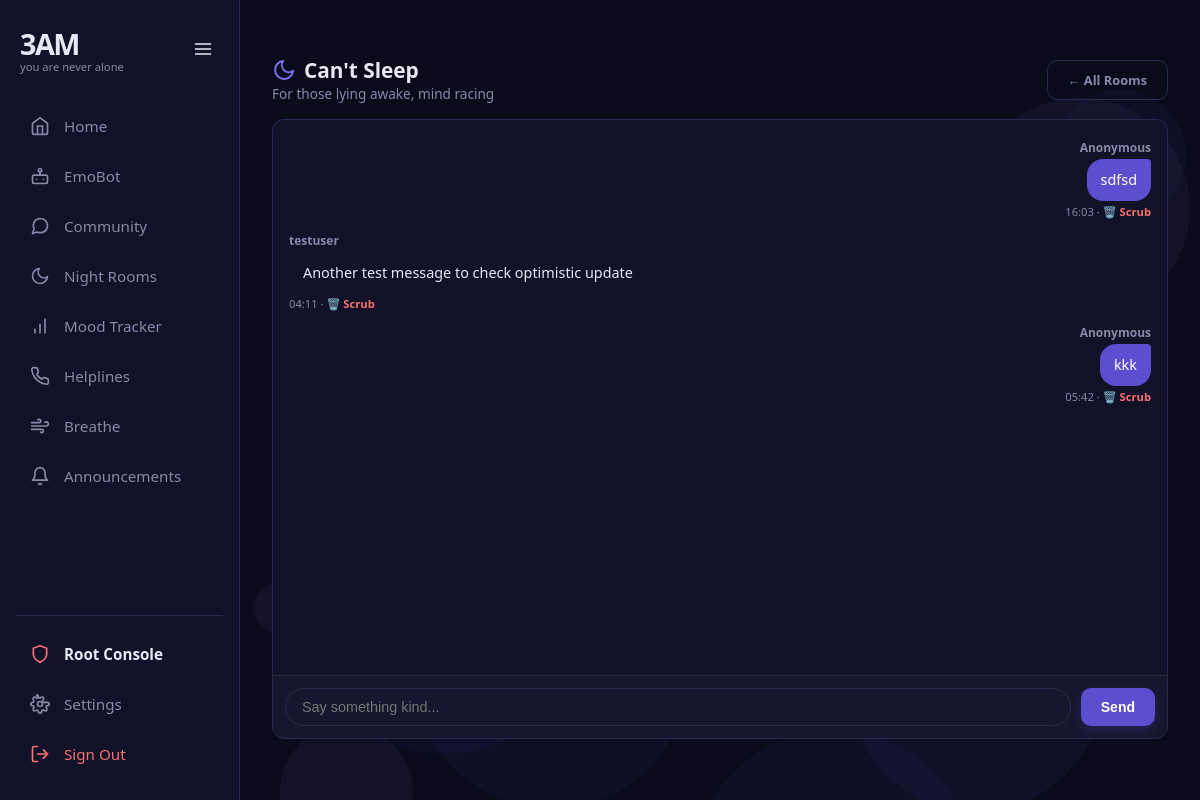
The page /chat/1 (signed in) on the database as committed earlier.
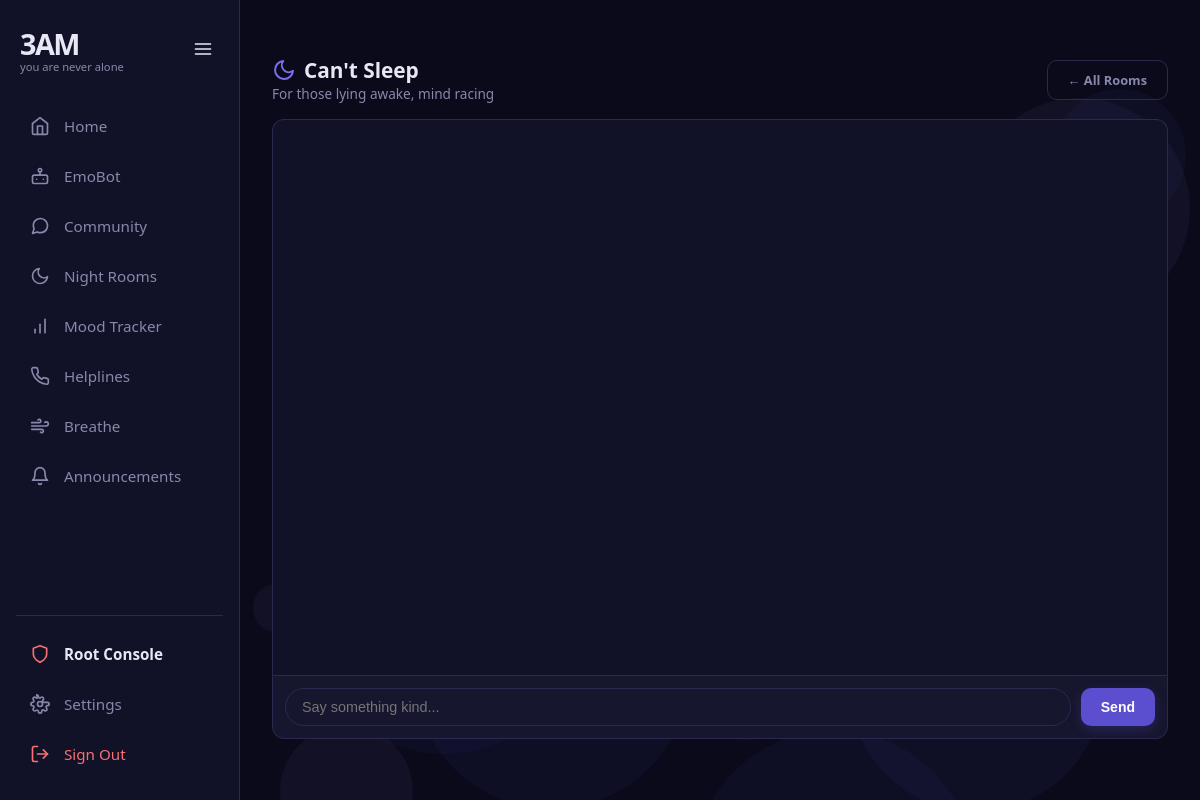
The same page on the database as committed later.
### app/models.py (models this page shows, shortened)
class ChatRoom(db.Model):
    __tablename__ = "chat_rooms"
    id          = db.Column(db.Integer, primary_key=True)
    name        = db.Column(db.String(100), nullable=False)
    topic       = db.Column(db.String(50), nullable=False)
    description = db.Column(db.String(300), nullable=True)
    is_active   = db.Column(db.Boolean, default=True)

class ChatMessage(db.Model):
    __tablename__ = "chat_messages"
    id           = db.Column(db.Integer, primary_key=True)
    room_id      = db.Column(db.Integer, db.ForeignKey("chat_rooms.id"), nullable=False)
    user_id      = db.Column(db.Integer, db.ForeignKey("users.id"), nullable=False)
    message      = db.Column(db.Text, nullable=False)
    is_anonymous = db.Column(db.Boolean, default=False)
    timestamp    = db.Column(db.DateTime, default=datetime.utcnow)
    user      = db.relationship("User", foreign_keys=[user_id])

class User(UserMixin, db.Model):
    __tablename__ = "users"
    id             = db.Column(db.Integer, primary_key=True)
    username       = db.Column(db.String(80), unique=True, nullable=False)
    email          = db.Column(db.String(120), unique=True, nullable=False)
    password_hash  = db.Column(db.String(255), nullable=False)
    is_anonymous_mode = db.Column(db.Boolean, default=False)
    is_admin       = db.Column(db.Boolean, default=False)
    created_at     = db.Column(db.DateTime, default=datetime.utcnow)
    last_active    = db.Column(db.DateTime, default=datetime.utcnow)
    checkin_streak = db.Column(db.Integer, default=0)
    last_checkin   = db.Column(db.Date, nullable=True)
    moods    = db.relationship("Mood", backref="user", lazy=True)
    posts    = db.relationship("Post", backref="user", lazy=True)

### app/routes/chat.py (the view)
@chat_bp.route("/chat/<int:room_id>")
@login_required
def chat_room(room_id):
    room = ChatRoom.query.get_or_404(room_id)
    history = (
        ChatMessage.query
        .filter_by(room_id=room_id)
        .order_by(ChatMessage.timestamp.asc())
        .limit(50)
        .all()
    )
    return render_template("chat_room.html", room=room, history=history)

### app/__init__.py (called while the page is built)
@login_manager.user_loader
def load_user(user_id):
    from app.models import User
    return User.query.get(int(user_id))

### app/templates/chat_room.html (shortened to what this page needs)
{% extends "base.html" %}
{% block content %}
<div style="display:flex; justify-content:space-between;
            align-items:center; margin-bottom:16px;">
  <div>
    <h1 style="font-size:1.3rem; font-weight:700; display:flex; align-items:center; gap:8px;">
      <svg viewBox="0 0 24 24" fill="none" class="nav-icon" style="width:24px;height:24px;color:var(--purple);" stroke="currentColor" stroke-linecap="round" stroke-linejoin="round"><path d="M21 12.79A9 9 0 1 1 11.21 3 7 7 0 0 0 21 12.79z"></path></svg>
      {{ room.name }}
    </h1>
    <p style="color:var(--muted); font-size:0.85rem;">{{ room.description }}</p>
  </div>
  <a href="/chat" class="btn btn-ghost" style="font-size:0.8rem;">
    ← All Rooms
  </a>
</div>
<div class="room-layout">
  <div class="room-messages" id="roomMessages">
    {% for msg in history %}
    <div class="chat-msg {% if msg.user_id == current_user.id %}mine{% else %}theirs{% endif %}">
      <div class="chat-meta" style="margin-bottom:3px; font-weight:600; font-size:0.75rem;">
        {% if msg.is_anonymous %}Anonymous{% else %}{{ msg.user.username }}{% endif %}
      </div>
      <div class="chat-bubble">{{ msg.message }}</div>
      <div class="chat-meta">
        {{ msg.timestamp.strftime('%H:%M') }}
        {% if current_user.is_admin %}
        · <span onclick="window.deleteAdminChat('{{ msg.id }}', this)" style="color:var(--red); cursor:pointer; font-weight:700;">🗑️ Scrub</span>
        {% endif %}
      </div>
    </div>
    {% endfor %}
  </div>
  <div class="room-input">
    <input type="text" id="roomInput"
           placeholder="Say something kind..."
           autocomplete="off" maxlength="500">
    <button class="btn btn-primary" id="sendBtn" onclick="sendMsg()">Send</button>
  </div>
</div>
{% endblock %}

### app/templates/base.html (shortened to what this page needs)
<!DOCTYPE html>
<html lang="en">
<head>
  {% set show_sidebar = request.endpoint not in ['auth.login', 'auth.register'] %}
</head>
<div id="globalBg" style="position:fixed; top:0; left:0; width:100%;
     height:100%; pointer-events:none; z-index:-1; overflow:hidden;"></div>
<body>
  {% if show_sidebar %}
  <nav class="sidebar" id="sidebar">
    <div class="brand-header">
      <a href="/" class="logo" style="text-decoration: none; color: inherit; display: block;">
        3AM <br><span>you are never alone</span>
      </a>
      <button class="menu-toggle" id="insideToggle"
        style="border:none; width:32px; height:32px; background:transparent;">
        <svg viewBox="0 0 24 24" fill="none" stroke="currentColor" class="nav-icon" stroke-linecap="round"
          stroke-linejoin="round">
          <line x1="3" y1="12" x2="21" y2="12"></line>
          <line x1="3" y1="6" x2="21" y2="6"></line>
          <line x1="3" y1="18" x2="21" y2="18"></line>
        </svg>
      </button>
    </div>
    <a href="/" class="nav-link">
      <svg viewBox="0 0 24 24" fill="none" class="nav-icon" stroke="currentColor" stroke-linecap="round"
        stroke-linejoin="round">
        <path d="M3 9l9-7 9 7v11a2 2 0 0 1-2 2H5a2 2 0 0 1-2-2z"></path>
        <polyline points="9 22 9 12 15 12 15 22"></polyline>
      </svg>
      <span class="nav-text">Home</span>
    </a>
    <a href="/emobot" class="nav-link">
      <span class="nav-text">EmoBot</span>
    </a>
    <a href="/feed" class="nav-link">
      <span class="nav-text">Community</span>
    </a>
    <a href="/chat" class="nav-link">
      <svg viewBox="0 0 24 24" fill="none" class="nav-icon" stroke="currentColor" stroke-linecap="round"
        stroke-linejoin="round">
        <path d="M21 12.79A9 9 0 1 1 11.21 3 7 7 0 0 0 21 12.79z"></path>
      </svg>
      <span class="nav-text">Night Rooms</span>
    </a>
    <a href="/mood" class="nav-link">
      <svg viewBox="0 0 24 24" fill="none" class="nav-icon" stroke="currentColor" stroke-linecap="round"
        stroke-linejoin="round">
        <line x1="12" y1="20" x2="12" y2="10"></line>
        <line x1="18" y1="20" x2="18" y2="4"></line>
        <line x1="6" y1="20" x2="6" y2="16"></line>
      </svg>
      <span class="nav-text">Mood Tracker</span>
    </a>
    <a href="/helplines" class="nav-link">
      <span class="nav-text">Helplines</span>
    </a>
    <a href="/breathing" class="nav-link">
      <svg viewBox="0 0 24 24" fill="none" class="nav-icon" stroke="currentColor" stroke-linecap="round"
        stroke-linejoin="round">
        <path d="M9.59 4.59A2 2 0 1 1 11 8H2m10.59 11.41A2 2 0 1 0 14 16H2m15.73-8.27A2.5 2.5 0 1 1 19.5 12H2"></path>
      </svg>
      <span class="nav-text">Breathe</span>
    </a>
    <a href="/announcements" class="nav-link">
      <svg viewBox="0 0 24 24" fill="none" class="nav-icon" stroke="currentColor" stroke-linecap="round"
        stroke-linejoin="round">
        <path d="M18 8A6 6 0 0 0 6 8c0 7-3 9-3 9h18s-3-2-3-9"></path>
        <path d="M13.73 21a2 2 0 0 1-3.46 0"></path>
      </svg>
      <span class="nav-text">Announcements</span>
    </a>
    <div
      style="margin-top:auto; padding-top:16px; border-top:1px solid var(--border); display:flex; flex-direction:column; gap:6px;">
      {% if current_user.is_authenticated and current_user.is_admin %}
      <a href="/admin" class="nav-link {{ 'active' if 'admin' in request.path }}">
        <svg viewBox="0 0 24 24" fill="none" class="nav-icon" stroke="var(--red)" stroke-linecap="round"
          stroke-linejoin="round">
          <path d="M12 22s8-4 8-10V5l-8-3-8 3v7c0 6 8 10 8 10z"></path>
        </svg>
        <span class="nav-text" style="color:var(--text); font-weight:700;">Root Console</span>
      </a>
      {% endif %}
      <a href="/settings" class="nav-link">
        <span class="nav-text">Settings</span>
      </a>
      <a href="/logout" class="nav-link" style="color:var(--red);"
        onclick="if(confirm('Sign out of 3AM?')){ alert('Remember you are not alone 💖, feel free to come back to us anytime!!!☺️'); return true; } return false;">
        <svg viewBox="0 0 24 24" fill="none" class="nav-icon" stroke="currentColor" stroke-linecap="round"
          stroke-linejoin="round">
          <path d="M9 21H5a2 2 0 0 1-2-2V5a2 2 0 0 1 2-2h4"></path>
          <polyline points="16 17 21 12 16 7"></polyline>
          <line x1="21" y1="12" x2="9" y2="12"></line>
        </svg>
        <span class="nav-text">Sign Out</span>
      </a>
    </div>
  </nav>
  {% endif %}
  <main class="main {{ 'no-sidebar' if not show_sidebar }}" id="mainContent">
    {% block content %}{% endblock %}
  </main>
</body>
</html>

### app/templates/chat_room.html (style rules this page uses)
.room-layout { display: flex; flex-direction: column; height: calc(100vh - 180px); }
.room-messages { flex: 1; overflow-y: auto; padding: 16px; display: flex; flex-direction: column; gap: 10px; background: var(--bg2); border-radius: 12px 12px 0 0; border: 1px solid var(--border); border-bottom: none; }
.room-input { display: flex; gap: 10px; padding: 12px; background: var(--card); border: 1px solid var(--border); border-radius: 0 0 12px 12px; }
.room-input input { flex: 1; padding: 10px 16px; border-radius: 99px; background: var(--bg3); border: 1px solid var(--border); color: var(--text); font-size: 0.9rem; transition: border-color 0.2s; }
#sendBtn { transition: transform 0.1s ease; }

### app/templates/base.html (style rules this page uses)
:root { --bg: #0a0a1a; --bg2: #111128; --card: #16162e; --border: #2a2a50; --purple: #7c6ef0; --purple2: #5b4fcf; --text: #e8e8f5; --muted: #8888aa; --green: #4ade80; --red: #f87171; --sidebar-width: 240px; --sidebar-collapsed-width: 80px; }
* { box-sizing: border-box; margin: 0; padding: 0; }
body { font-family: system-ui, sans-serif; background: var(--bg); color: var(--text); min-height: 100vh; display: flex; overflow-x: hidden; }
.sidebar { width: var(--sidebar-width); background: var(--bg2); border-right: 1px solid var(--border); padding: 24px 16px; display: flex; flex-direction: column; gap: 6px; height: 100vh; position: fixed; left: 0; top: 0; z-index: 100; transition: width 0.3s ease, transform 0.3s ease; overflow-y: auto; overflow-x: hidden; }
.brand-header { display: flex; align-items: center; justify-content: space-between; margin-bottom: 24px; padding: 0 4px; }
.logo { font-size: 1.8rem; font-weight: 900; color: var(--purple); letter-spacing: -1.5px; white-space: nowrap; transition: opacity 0.2s; }
.logo span { display: block; font-size: 0.7rem; font-weight: 400; color: var(--muted); letter-spacing: 0; margin-top: -4px; }
.nav-link { display: flex; align-items: center; gap: 14px; padding: 12px 14px; border-radius: 10px; color: var(--muted); text-decoration: none; font-size: 0.95rem; font-weight: 500; transition: all 0.2s; white-space: nowrap; }
.nav-icon { flex-shrink: 0; width: 20px; height: 20px; stroke-width: 2px; }
.nav-text { transition: opacity 0.2s; }
.main { margin-left: var(--sidebar-width); padding: 32px; flex: 1; width: 100%; min-height: 100vh; transition: margin-left 0.3s ease; display: flex; flex-direction: column; }
.menu-toggle { background: transparent; border: 1px solid var(--border); color: var(--text); width: 40px; height: 40px; border-radius: 10px; display: flex; align-items: center; justify-content: center; cursor: pointer; transition: all 0.2s; }
.btn { display: inline-flex; align-items: center; justify-content: center; gap: 8px; padding: 10px 20px; border-radius: 10px; font-size: 0.875rem; font-weight: 600; border: none; cursor: pointer; text-decoration: none; transition: all 0.2s; }
.btn-primary { background: var(--purple2); color: white; box-shadow: 0 4px 12px rgba(91, 79, 207, 0.25); }
.btn-ghost { background: transparent; color: var(--muted); border: 1px solid var(--border); }

Rows that differ between the two databases and show on the page:
removed ChatMessage: is_anonymous "Anonymous", message "sdfsd", timestamp "16:03"
removed ChatMessage: user.username "testuser", message "Another test message to check optimistic update", timestamp "04:11"
removed ChatMessage: is_anonymous "Anonymous", message "kkk", timestamp "05:42"
